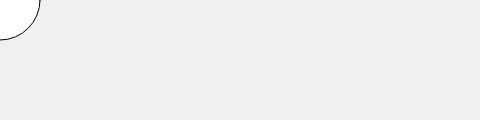
Frame 1 (no input)
Frame 60 (no input): identical to frame 1, image omitted
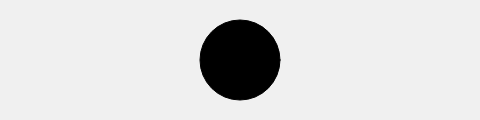
Frame 120 (the mouse pressed at the canvas centre since frame 60)

The p5.js sketch that drew these frames (run headless with seeded random() and noise() and a simulated clock; from frame 60 on, the mouse is pressed at the canvas centre):

// p5.js sketch
// ── sketch.js


function setup() {
  // put setup code here
  createCanvas(480, 120);
}

function draw() {
  // put drawing code here
background(240);
if(mouseIsPressed)
{
	fill(0);
}
else{
	fill(255);
}

ellipse(mouseX,mouseY,80,80);

}
